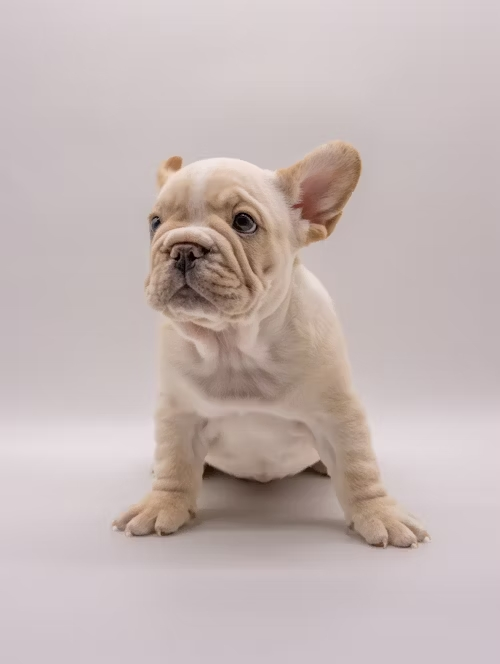
#> input picture OpenCV study/image/dog.jpg, 500 x 664 px, found by its file name
$ jupyter execute 01_image_basics.ipynb
#> lines starting #> are read from the running program, lines starting #| are printed output that depends on the picture
[cell 1]
# 라이브러리
import cv2
import matplotlib.pyplot as plt

## 1. 이미지 불러오기
- `cv2.imread()`: 저장된 경로의 이미지 불러오는 함수, 이미지는 무조건 **BGR**로 읽어온다.

[cell 2]
img = cv2.imread("D:/study/OpenCV study/image/dog.jpg")
#> img is the input picture: shape (664, 500, 3); mean B, G, R 180.8, 182.7, 196.6

## 2. 이미지 저장
- `cv2.imwrite()`: 입력한 경로에 이미지를 저장하는 함수

[cell 3]
import numpy as np
random_img = np.random.randint(0, 256, (256, 256, 3))
cv2.imwrite("D:/study/OpenCV study/01_image_basics/save image/random_image.png", random_img)
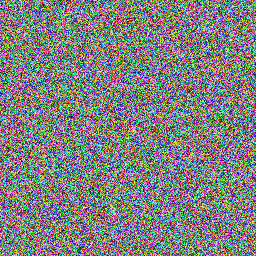
#> saved as random_image.png: shape (256, 256, 3); mean B, G, R 127.5, 128.1, 127.8

## 2. 이미지 색상 변환
- `cv2.cvtColor()`: 이미지의 색상 채널 순서 변환하는 함수
    * `rgb = cv2.cvtColor(img, cv2.COLOR_BGR2RGB)`: **BGR → RGB**
    * `gray = cv2.cvtColor(img, cv2.COLOR_BGR2GRAY)`: **BGR → Grayscale**(흑백 이미지)
    * `hsv = cv2.cvtColor(img, cv2.COLOR_BGR2HSV)`: BGR → HSV(색조 기반 탐지에 유용)
    * `lab = cv2.cvtColor(img_rgb, cv2.COLOR_RGB2LAB)`: RGB → LAB (조명 변화에 강한 색공간)

[cell 4]
rgb = cv2.cvtColor(img, cv2.COLOR_BGR2RGB)  # OpenCV는 BGR → RGB 변환 필요

# 시각화
plt.imshow(rgb, cmap="gray")
plt.title("rgb Dog Image")
plt.axis("off")
plt.show()

[cell 5]
gray = cv2.cvtColor(img, cv2.COLOR_BGR2GRAY)
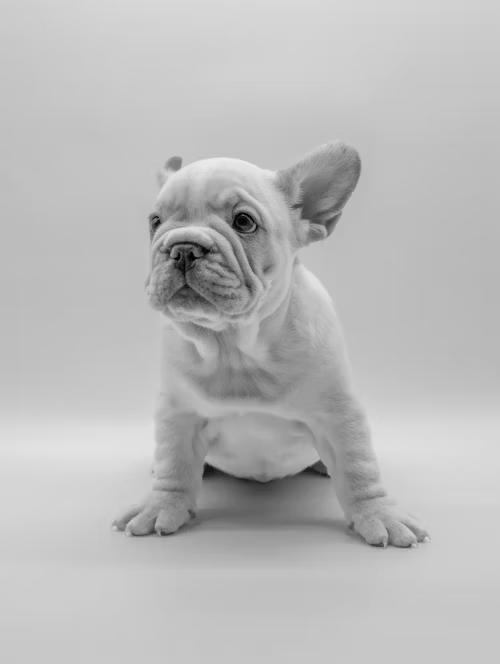
#> gray: shape (664, 500); min 3, max 236, mean 186.7

# 시각화
plt.imshow(gray, cmap="gray")
plt.title("gray Dog Image")
plt.axis("off")
plt.show()

## 3. 이미지 크기 변환 & 자르기
1) `cv2.resize()`: 이미지 크기 변경

[cell 6]
img = cv2.imread("D:/study/OpenCV study/image/dog.jpg")
img = cv2.cvtColor(img, cv2.COLOR_BGR2RGB)

resized = cv2.resize(img, (300, 100))
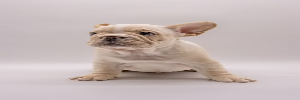
#> resized: shape (100, 300, 3); mean R, G, B 196.6, 182.6, 180.8

# 시각화
plt.imshow(resized)
plt.title("Resized Image")
plt.axis("off")
plt.show()

2) 배열 슬라이싱: `img[y1:y2, x1:x2]`: 이미지 자르기

[cell 7]
cropped1 = img[:500, :200]
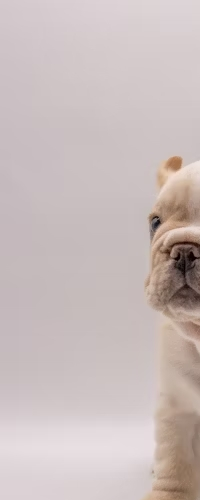
#> cropped1: shape (500, 200, 3); mean R, G, B 200.8, 188.4, 187.4
cropped2 = img[200:400, 150:350]
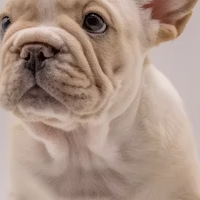
#> cropped2: shape (200, 200, 3); mean R, G, B 170.4, 146.5, 133.1

# 1행 3열 subplot 구성
fig, axes = plt.subplots(1, 3, figsize=(15, 5))

# 시각화
axes[0].imshow(img)
axes[0].set_title("Original")
axes[0].axis("off")

axes[1].imshow(cropped1)
axes[1].set_title("Cropped 1")
axes[1].axis("off")

axes[2].imshow(cropped2)
axes[2].set_title("Cropped 2")
axes[2].axis("off")

plt.tight_layout()
plt.show()

$ run again, with OpenCV study/image/care.jpg copied over OpenCV study/image/dog.jpg
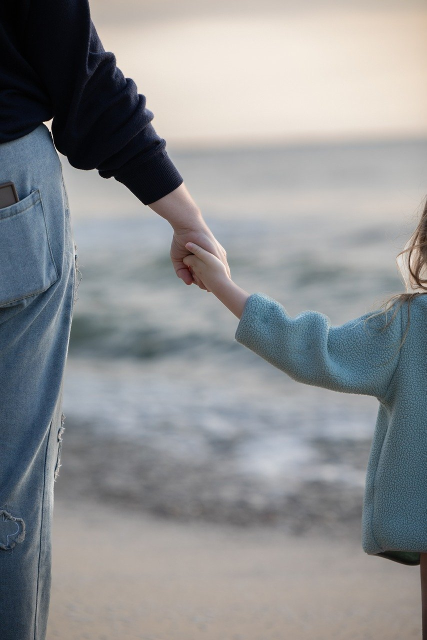
#> input picture OpenCV study/image/care.jpg, 853 x 1280 px, found by its file name (shown at 1/2 size)
#> img is the input picture: shape (1280, 853, 3); mean B, G, R 145.6, 143.9, 142.1
#> `cropped1 = img[:500, :200]`:
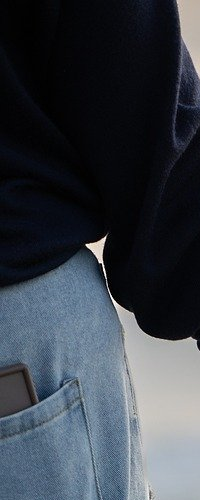
#> cropped1: shape (500, 200, 3); mean R, G, B 56.1, 62.5, 70.9
#> `cropped2 = img[200:400, 150:350]`:
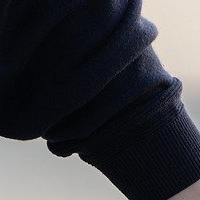
#> cropped2: shape (200, 200, 3); mean R, G, B 60.9, 60.9, 65.2
